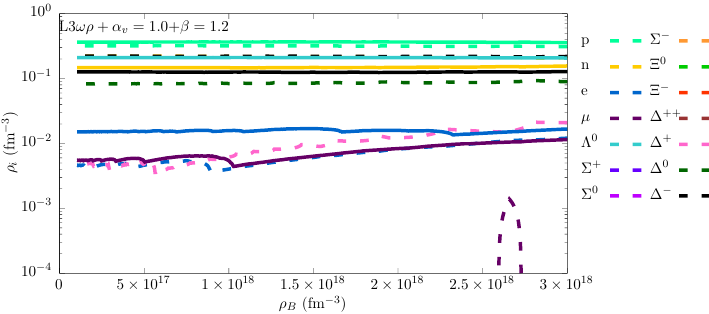

Generate this figure with gnuplot:
set output 'dens_y.tex'
set terminal cairolatex pdf color colortext standalone size 18 cm, 8 cm

#set multiplot layout 2,2 rowsfirst

set xlabel "$\\rho_B$ (fm$^{-3}$)"
set ylabel offset 0.0,0.0 "$\\rm \\rho_i$ (fm$^{-3}$)" rotate by 90
set format y "$10^{%T}$"

set label "L3\\omega\\rho+\\alpha_v=1.0+$\\beta=1.2" at .05,0.6
#set label "B=3 $\\times 10^{18}$ G, SEM momento magn." at .3,0.6
set rmargin 60
set log y
set yrange[1e-4:1]
# set xrange[0.:1.]

set rmargin 20
set key at 3.9e18,0.6 Left spacing 2.

parameter="l3wr"

#Plot	1
plot  "../data/dens_beta_".parameter."_wtB.txt"   	u 1:3  w l lw 10 dt 2 lc rgb "#00ff99"   title "p" ,\
			"../data/dens_beta_".parameter."_wtB.txt"  		u 1:2  w l lw 10 dt 2 lc rgb "#ffcc00"   title "n" ,\
			"../data/dens_beta_".parameter."_wtB.txt"   	u 1:4  w l lw 10 dt 2 lc rgb "#0066cc"   title "e" ,\
			"../data/dens_beta_".parameter."_wtB.txt"   	u 1:5  w l lw 10 dt 2 lc rgb "#660066"   title "$\\mu$" ,\
			"../data/dens_beta_".parameter."_wtB.txt"   	u 1:6  w l lw 10 dt 2 lc rgb "#33cccc"   title "$\\Lambda^0$" ,\
			"../data/dens_beta_".parameter."_wtB.txt"   	u 1:7  w l lw 10 dt 2 lc rgb "#6600ff"   title "$\\Sigma^+$" ,\
			"../data/dens_beta_".parameter."_wtB.txt"   	u 1:8  w l lw 10 dt 2 lc rgb "#bf00ff"   title "$\\Sigma^0$" ,\
			"../data/dens_beta_".parameter."_wtB.txt"   	u 1:9  w l lw 10 dt 2 lc rgb "#ff9933"   title "$\\Sigma^-$" ,\
			"../data/dens_beta_".parameter."_wtB.txt"   	u 1:10 w l lw 10 dt 2 lc rgb "#00cc00"   title "$\\Xi^0$" ,\
			"../data/dens_beta_".parameter."_wtB.txt"   	u 1:11 w l lw 10 dt 2 lc rgb "#ff3300"   title "$\\Xi^-$" ,\
			"../data/dens_beta_".parameter."_wtB.txt"   	u 1:12 w l lw 10 dt 2 lc rgb "#993333"   title "$\\Delta^{++}$" ,\
			"../data/dens_beta_".parameter."_wtB.txt"   	u 1:13 w l lw 10 dt 2 lc rgb "#ff66cc"   title "$\\Delta^+$" ,\
			"../data/dens_beta_".parameter."_wtB.txt"   	u 1:14 w l lw 10 dt 2 lc rgb "#006600"   title "$\\Delta^0$" ,\
			"../data/dens_beta_".parameter."_wtB.txt"   	u 1:15 w l lw 10 dt 2 lc rgb "#000000"   title "$\\Delta^-$" ,\
			 "../data/dens_beta_".parameter."_wtA.txt"   	u 1:3  w l lw 10 dt 1 lc rgb "#00ff99"   notitle ,\
			 "../data/dens_beta_".parameter."_wtA.txt"  	u 1:2  w l lw 10 dt 1 lc rgb "#ffcc00"   notitle ,\
			 "../data/dens_beta_".parameter."_wtA.txt"   	u 1:4  w l lw 10 dt 1 lc rgb "#0066cc"   notitle ,\
			 "../data/dens_beta_".parameter."_wtA.txt"   	u 1:5  w l lw 10 dt 1 lc rgb "#660066"   notitle ,\
			 "../data/dens_beta_".parameter."_wtA.txt"   	u 1:6  w l lw 10 dt 1 lc rgb "#33cccc"   notitle ,\
			 "../data/dens_beta_".parameter."_wtA.txt"   	u 1:7  w l lw 10 dt 1 lc rgb "#6600ff"   notitle ,\
			 "../data/dens_beta_".parameter."_wtA.txt"   	u 1:8  w l lw 10 dt 1 lc rgb "#bf00ff"   notitle ,\
			 "../data/dens_beta_".parameter."_wtA.txt"   	u 1:9  w l lw 10 dt 1 lc rgb "#ff9933"   notitle ,\
			 "../data/dens_beta_".parameter."_wtA.txt"   	u 1:10 w l lw 10 dt 1 lc rgb "#00cc00"   notitle ,\
			 "../data/dens_beta_".parameter."_wtA.txt"   	u 1:11 w l lw 10 dt 1 lc rgb "#ff3300"   notitle ,\
			 "../data/dens_beta_".parameter."_wtA.txt"   	u 1:12 w l lw 10 dt 1 lc rgb "#993333"   notitle ,\
			 "../data/dens_beta_".parameter."_wtA.txt"   	u 1:13 w l lw 10 dt 1 lc rgb "#ff66cc"   notitle ,\
			 "../data/dens_beta_".parameter."_wtA.txt"   	u 1:14 w l lw 10 dt 1 lc rgb "#006600"   notitle ,\
			 "../data/dens_beta_".parameter."_wtA.txt"   	u 1:15 w l lw 10 dt 1 lc rgb "#000000"   notitle ,\
#			"../data/dens_beta_".parameter."_wtB1.txt"  		u 1:2  w l lw 10 dt 2 lc rgb "#ffcc00"   notitle ,\
#			"../data/dens_beta_".parameter."_wtB1.txt"   	u 1:3  w l lw 10 dt 2 lc rgb "#00ff99"   notitle ,\
#			"../data/dens_beta_".parameter."_wtB1.txt"   	u 1:4  w l lw 10 dt 2 lc rgb "#0066cc"   notitle ,\
#			"../data/dens_beta_".parameter."_wtB1.txt"   	u 1:5  w l lw 10 dt 2 lc rgb "#660066"   notitle ,\
#			"../data/dens_beta_".parameter."_wtB1.txt"   	u 1:6  w l lw 10 dt 2 lc rgb "#33cccc"   notitle ,\
#			"../data/dens_beta_".parameter."_wtB1.txt"   	u 1:7  w l lw 10 dt 2 lc rgb "#6600ff"   notitle ,\
#			"../data/dens_beta_".parameter."_wtB1.txt"   	u 1:8  w l lw 10 dt 2 lc rgb "#bf00ff"   notitle ,\
#			"../data/dens_beta_".parameter."_wtB1.txt"   	u 1:9  w l lw 10 dt 2 lc rgb "#ff9933"   notitle ,\
#			"../data/dens_beta_".parameter."_wtB1.txt"   	u 1:10 w l lw 10 dt 2 lc rgb "#00cc00"   notitle ,\
#			"../data/dens_beta_".parameter."_wtB1.txt"   	u 1:11 w l lw 10 dt 2 lc rgb "#ff3300"   notitle ,\
#			"../data/dens_beta_".parameter."_wtB1.txt"   	u 1:12 w l lw 10 dt 2 lc rgb "#993333"   notitle ,\
#			"../data/dens_beta_".parameter."_wtB1.txt"   	u 1:13 w l lw 10 dt 2 lc rgb "#ff66cc"   notitle ,\
#			"../data/dens_beta_".parameter."_wtB1.txt"   	u 1:14 w l lw 10 dt 2 lc rgb "#006600"   notitle ,\
#			"../data/dens_beta_".parameter."_wtB1.txt"   	u 1:15 w l lw 10 dt 2 lc rgb "#000000"   notitldata